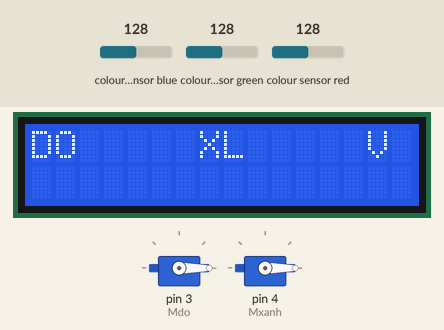
This sketch was run on a simulated Arduino Uno, built with avr-gcc and run on an emulated ATmega328P. On the bench: 2 × servo, 16×2 character LCD. Inputs (shaded band) come from the test bench; at power-on: colour sensor green 128, colour sensor red 128, colour sensor blue 128. What the sketch prints to the serial monitor is not drawn.

Above: at 1.2 s.
1.3 s: colour sensor green set to 28
4.3 s: colour sensor green set to 24
At 5.4 s:
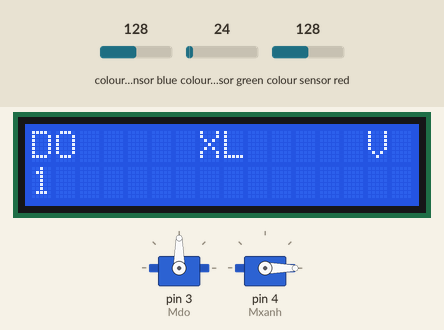
5.8 s: colour sensor red set to 12
8.5 s: colour sensor red set to 9
At 8.8 s:
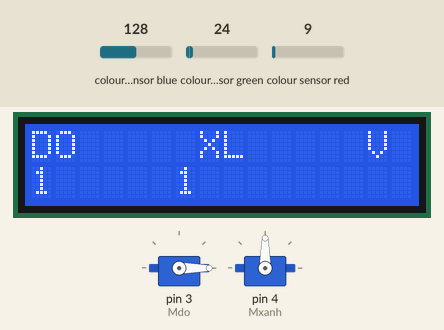
Timing chart, 0 to 11.0 s (numbered marks = the images above; inputs shaded):
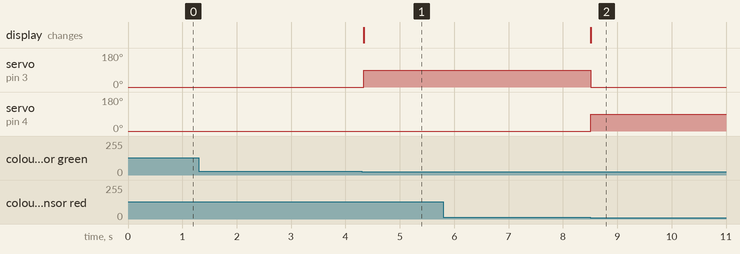

The sketch:

PHAN_LOAI_SAN_PHAM_MAU.ino
```cpp
#include <Wire.h>
#include "Adafruit_TCS34725.h"
#include <LiquidCrystal_I2C.h>
LiquidCrystal_I2C lcd(0x21,16,2);
/* Example code for the Adafruit TCS34725 breakout library */

/* Connect SCL    to analog 5
   Connect SDA    to analog 4
   Connect VDD    to 3.3V DC
   Connect GROUND to common ground */

/* Initialise with default values (int time = 2.4ms, gain = 1x) */
//Adafruit_TCS34725 tcs = Adafruit_TCS34725();

/* Initialise with specific int time and gain values */
Adafruit_TCS34725 tcs = Adafruit_TCS34725(TCS34725_INTEGRATIONTIME_50MS, TCS34725_GAIN_4X);
#include <Servo.h>
Servo Mxanh;
Servo Mdo;
int Do, Xanh, Vang,i;
#define cb 2
void setup() {
  Serial.begin(9600);
  pinMode(cb, INPUT_PULLUP);
  Mdo.attach(3);
  Mxanh.attach(4);
  Mdo.write(0);
  Mxanh.write(0);
  lcd.init();                      // initialize the lcd
  lcd.backlight();
  lcd.setCursor(0, 0);
  lcd.print("DEM  SAN PHAM");
  tcs.begin();
  lcd.clear();
  lcd.setCursor(0, 0);
  lcd.print("DO     XL     V");
  digitalWrite(3, LOW);
  digitalWrite(4, LOW);
}

void loop() {
  unsigned int r, g, b,c;
  tcs.getRawData(&r, &g, &b, &c);
  Serial.print("R: "); Serial.print(r); Serial.print(" ");
  Serial.print("G: "); Serial.print(g); Serial.print(" ");
  Serial.print("B: "); Serial.print(b); Serial.print(" ");
  Serial.println(" ");


  if ((r >= 90 && g <= 80) || (r >= 400 && g <= 200)) {
     Mdo.write(90);
     Mxanh.write(0);
     Do = Do+1;
     lcd.setCursor(0, 1);
     lcd.print(Do);
     delay(3000);

  }
  else if ((g >= 90 && r <= 80) || (g >= 200 && r <= 150)) {
     Mxanh.write(90);
     Mdo.write(0);
     Xanh = Xanh + 1;
     lcd.setCursor(6, 1);
     lcd.print(Xanh);
     delay(3000);
  }
  else if ((g >= 100 && r > 100 && b <= 90)|| (g >= 500 && r >350 && b <=  300)) {
     Vang = Vang + 1;
     Mdo.write(0);
     Mxanh.write(0);
     lcd.setCursor(13, 1);
     lcd.print(Vang);
     delay(3000);
  }
}
```

Measured:
- the behaviour switches between 26 and 25 on colour sensor green (found by bisection; images 0 and 1)
- the behaviour switches between 11 and 10 on colour sensor red (found by bisection; images 1 and 2)
- after the input at 1.3 s, every drawn part: stays the same
- after the input at 4.3 s, servo on pin 3 (Mdo): 0° → 90° at once; the display: changes at once (image 1)
- after the input at 5.8 s, every drawn part: stays the same
- after the input at 8.5 s, servo on pin 3 (Mdo): 90° → 0° at once; servo on pin 4 (Mxanh): 0° → 90° at once; the display: changes at once (image 2)
